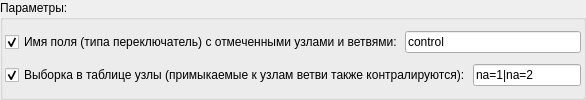
           <widget class="QGroupBox" name="gb_control">
            <property name="minimumSize">
             <size>
              <width>0</width>
              <height>80</height>
             </size>
            </property>
            <property name="title">
             <string>Параметры:</string>
            </property>
            <layout class="QVBoxLayout" name="verticalLayout_13">
             <property name="spacing">
              <number>2</number>
             </property>
             <property name="leftMargin">
              <number>2</number>
             </property>
             <property name="topMargin">
              <number>2</number>
             </property>
             <property name="rightMargin">
              <number>2</number>
             </property>
             <property name="bottomMargin">
              <number>2</number>
             </property>
             <item>
              <layout class="QHBoxLayout" name="horizontalLayout_11">
               <item>
                <widget class="QCheckBox" name="cb_control_field">
                 <property name="enabled">
                  <bool>true</bool>
                 </property>
                 <property name="text">
                  <string>Имя поля (типа переключатель) с отмеченными узлами и ветвями:</string>
                 </property>
                 <property name="checked">
                  <bool>true</bool>
                 </property>
                </widget>
               </item>
               <item>
                <widget class="QLineEdit" name="le_control_field">
                 <property name="text">
                  <string>control</string>
                 </property>
                </widget>
               </item>
              </layout>
             </item>
             <item>
              <layout class="QHBoxLayout" name="horizontalLayout_13">
               <item>
                <widget class="QCheckBox" name="cb_control_sel">
                 <property name="enabled">
                  <bool>true</bool>
                 </property>
                 <property name="text">
                  <string>Выборка в таблице узлы (примыкаемые к узлам ветви также контралируются):</string>
                 </property>
                 <property name="checked">
                  <bool>true</bool>
                 </property>
                </widget>
               </item>
               <item>
                <widget class="QLineEdit" name="le_control_sel">
                 <property name="minimumSize">
                  <size>
                   <width>0</width>
                   <height>18</height>
                  </size>
                 </property>
                 <property name="text">
                  <string>na=1|na=2</string>
                 </property>
                </widget>
               </item>
              </layout>
             </item>
            </layout>
           </widget>
